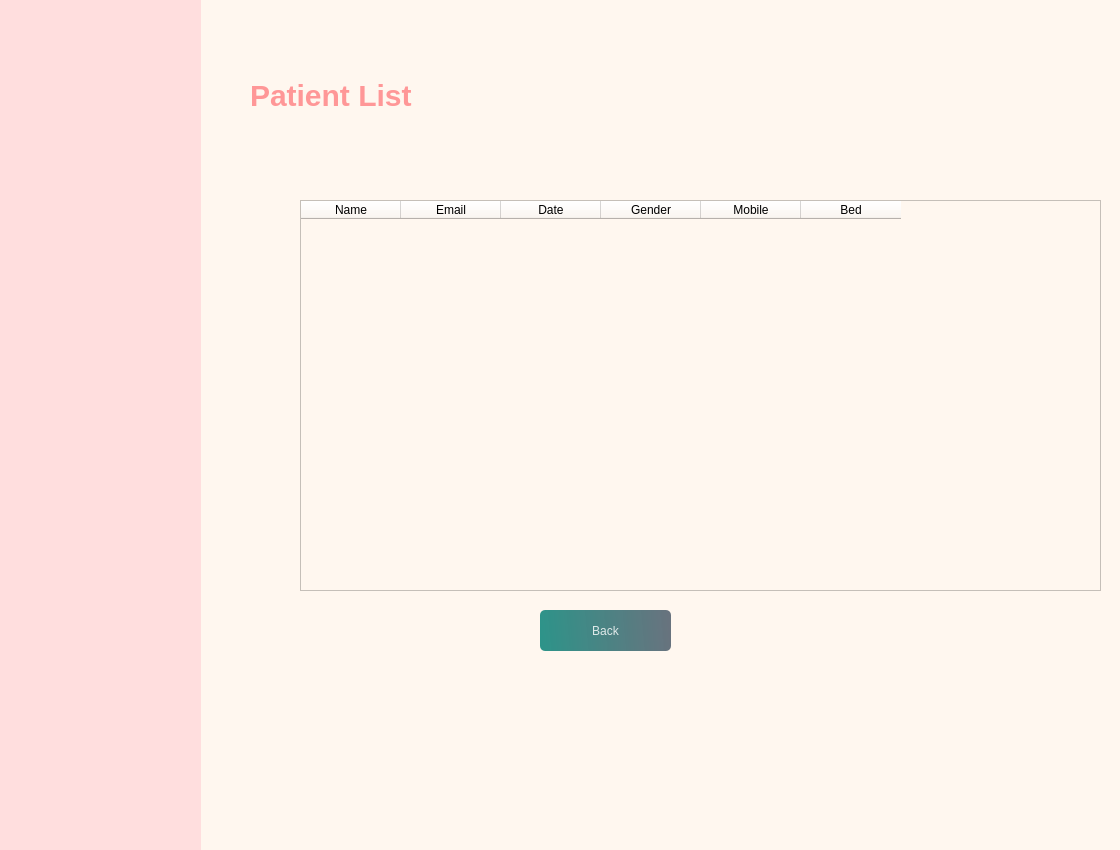
<?xml version="1.0" encoding="UTF-8"?>
<ui version="4.0">
 <class>Dialog</class>
 <widget class="QDialog" name="Dialog">
  <property name="geometry">
   <rect>
    <x>0</x>
    <y>0</y>
    <width>1120</width>
    <height>850</height>
   </rect>
  </property>
  <property name="windowTitle">
   <string>Dialog</string>
  </property>
  <property name="styleSheet">
   <string notr="true">
background-color: rgb(238, 238, 238);
background-color: rgb(255, 247, 239);</string>
  </property>
  <widget class="QWidget" name="widget" native="true">
   <property name="geometry">
    <rect>
     <x>0</x>
     <y>0</y>
     <width>201</width>
     <height>851</height>
    </rect>
   </property>
   <property name="styleSheet">
    <string notr="true">
background-color: rgb(255, 222, 222);</string>
   </property>
  </widget>
  <widget class="QLabel" name="label">
   <property name="geometry">
    <rect>
     <x>250</x>
     <y>50</y>
     <width>311</width>
     <height>91</height>
    </rect>
   </property>
   <property name="styleSheet">
    <string notr="true">font-size: 30px;
font: bold;
color: rgb(255, 222, 222);
color: rgb(255, 151, 151);</string>
   </property>
   <property name="text">
    <string>Patient List</string>
   </property>
  </widget>
  <widget class="QTableWidget" name="tableWidget">
   <property name="geometry">
    <rect>
     <x>300</x>
     <y>200</y>
     <width>801</width>
     <height>391</height>
    </rect>
   </property>
   <column>
    <property name="text">
     <string>Name</string>
    </property>
   </column>
   <column>
    <property name="text">
     <string>Email</string>
    </property>
   </column>
   <column>
    <property name="text">
     <string>Date</string>
    </property>
   </column>
   <column>
    <property name="text">
     <string>Gender</string>
    </property>
   </column>
   <column>
    <property name="text">
     <string>Mobile</string>
    </property>
   </column>
   <column>
    <property name="text">
     <string>Bed</string>
    </property>
   </column>
  </widget>
  <widget class="QPushButton" name="pushButton">
   <property name="geometry">
    <rect>
     <x>540</x>
     <y>610</y>
     <width>131</width>
     <height>41</height>
    </rect>
   </property>
   <property name="toolTip">
    <string>&lt;html&gt;&lt;head/&gt;&lt;body&gt;&lt;p&gt;Back&lt;/p&gt;&lt;/body&gt;&lt;/html&gt;</string>
   </property>
   <property name="styleSheet">
    <string notr="true">QPushButton#pushButton{
	font: 75 italic 14pt &quot;Times New Roman&quot;;
	
	background-color: qlineargradient(spread:pad, x1:0, y1:0.505682, x2:1, y2:0.477, stop:0 rgba(11, 131, 120, 219), stop:1 rgba(85, 98, 112, 226));
	color: rgba(255,255,255,210);
	border-radius:5px;
}
QPushButton#pushButton:hover{
	background-color: qlineargradient(spread:pad, x1:0, y1:0.505682, x2:1, y2:0.477, stop:0 rgba(150, 123, 111, 219), stop:1 rgba(85, 81, 84, 226));
}

QPushButton#pushButton:pressed{
	padding-left:5px;
	padding-top:5px;
	background-color:rgba(150, 123, 111, 255);
}</string>
   </property>
   <property name="text">
    <string>Back</string>
   </property>
  </widget>
 </widget>
 <resources/>
 <connections/>
</ui>
